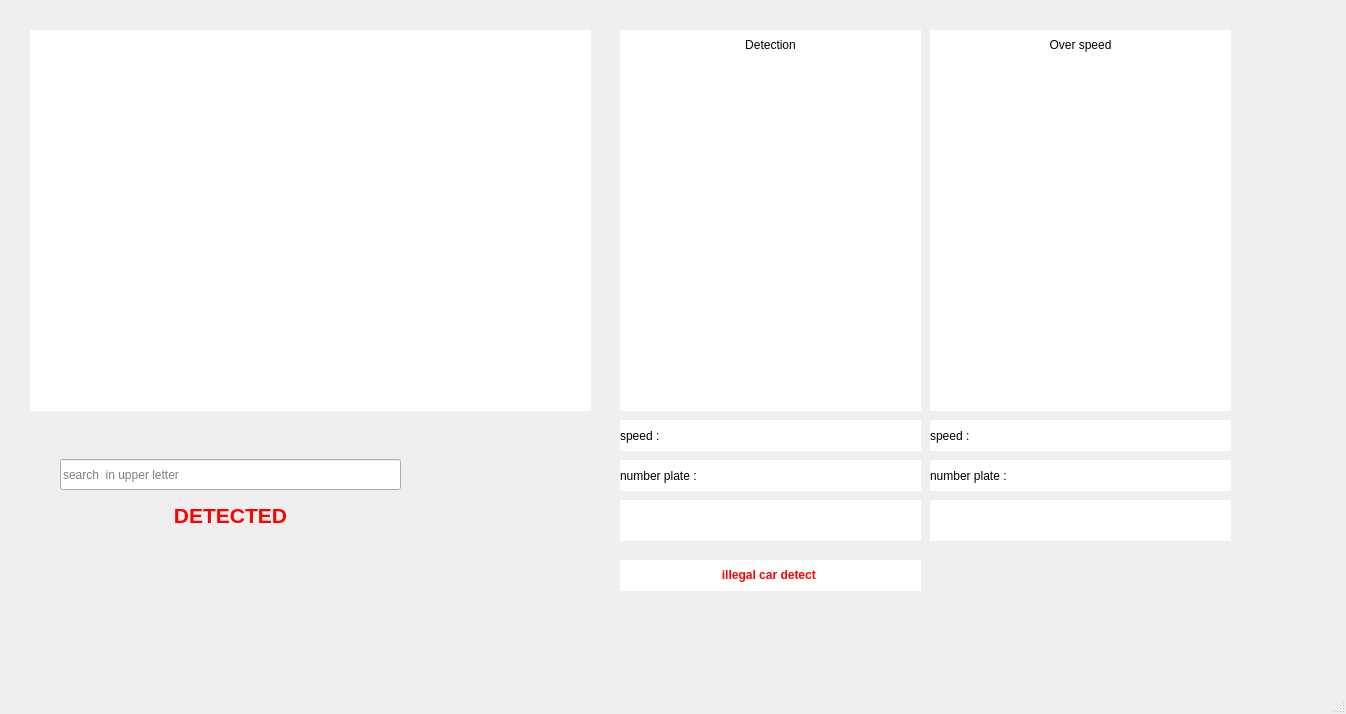
<?xml version="1.0" encoding="UTF-8"?>
<ui version="4.0">
 <class>MainWindow</class>
 <widget class="QMainWindow" name="MainWindow">
  <property name="geometry">
   <rect>
    <x>0</x>
    <y>0</y>
    <width>1346</width>
    <height>714</height>
   </rect>
  </property>
  <property name="windowTitle">
   <string>TRAFFIC CONTROL SYSTEM</string>
  </property>
  <property name="styleSheet">
   <string notr="true">
font: 18pt &quot;MS Shell Dlg 2&quot;;</string>
  </property>
  <widget class="QWidget" name="centralwidget">
   <widget class="QLabel" name="label_mainvideo">
    <property name="geometry">
     <rect>
      <x>30</x>
      <y>30</y>
      <width>561</width>
      <height>381</height>
     </rect>
    </property>
    <property name="styleSheet">
     <string notr="true">background-color: rgb(255, 255, 255);</string>
    </property>
    <property name="text">
     <string/>
    </property>
   </widget>
   <widget class="QLabel" name="label_detect">
    <property name="geometry">
     <rect>
      <x>620</x>
      <y>60</y>
      <width>301</width>
      <height>351</height>
     </rect>
    </property>
    <property name="styleSheet">
     <string notr="true">background-color: rgb(255, 255, 255);</string>
    </property>
    <property name="text">
     <string/>
    </property>
   </widget>
   <widget class="QLabel" name="label_overspeed">
    <property name="geometry">
     <rect>
      <x>930</x>
      <y>60</y>
      <width>301</width>
      <height>351</height>
     </rect>
    </property>
    <property name="styleSheet">
     <string notr="true">background-color: rgb(255, 255, 255);</string>
    </property>
    <property name="text">
     <string/>
    </property>
   </widget>
   <widget class="QLabel" name="label_speed">
    <property name="geometry">
     <rect>
      <x>620</x>
      <y>420</y>
      <width>301</width>
      <height>31</height>
     </rect>
    </property>
    <property name="styleSheet">
     <string notr="true">background-color: rgb(255, 255, 255);
font: 75 18pt &quot;MS Shell Dlg 2&quot;;</string>
    </property>
    <property name="text">
     <string>speed :  </string>
    </property>
   </widget>
   <widget class="QLabel" name="label_overspeed_2">
    <property name="geometry">
     <rect>
      <x>930</x>
      <y>420</y>
      <width>301</width>
      <height>31</height>
     </rect>
    </property>
    <property name="styleSheet">
     <string notr="true">background-color: rgb(255, 255, 255);
font: 75 18pt &quot;MS Shell Dlg 2&quot;;</string>
    </property>
    <property name="text">
     <string>speed :  </string>
    </property>
   </widget>
   <widget class="QLabel" name="label_number_plate">
    <property name="geometry">
     <rect>
      <x>620</x>
      <y>460</y>
      <width>301</width>
      <height>31</height>
     </rect>
    </property>
    <property name="styleSheet">
     <string notr="true">background-color: rgb(255, 255, 255);
font: 75 18pt &quot;MS Shell Dlg 2&quot;;</string>
    </property>
    <property name="text">
     <string>number plate : </string>
    </property>
   </widget>
   <widget class="QLabel" name="label_overspeed_plate">
    <property name="geometry">
     <rect>
      <x>930</x>
      <y>460</y>
      <width>301</width>
      <height>31</height>
     </rect>
    </property>
    <property name="styleSheet">
     <string notr="true">background-color: rgb(255, 255, 255);
font: 75 18pt &quot;MS Shell Dlg 2&quot;;</string>
    </property>
    <property name="text">
     <string>number plate : </string>
    </property>
   </widget>
   <widget class="QLabel" name="label_speed_4">
    <property name="geometry">
     <rect>
      <x>620</x>
      <y>30</y>
      <width>301</width>
      <height>31</height>
     </rect>
    </property>
    <property name="styleSheet">
     <string notr="true">background-color: rgb(255, 255, 255);
font: 75 18pt &quot;MS Shell Dlg 2&quot;;</string>
    </property>
    <property name="text">
     <string>&lt;html&gt;&lt;head/&gt;&lt;body&gt;&lt;p align=&quot;center&quot;&gt;Detection&lt;/p&gt;&lt;/body&gt;&lt;/html&gt;</string>
    </property>
   </widget>
   <widget class="QLabel" name="label_speed_5">
    <property name="geometry">
     <rect>
      <x>930</x>
      <y>30</y>
      <width>301</width>
      <height>31</height>
     </rect>
    </property>
    <property name="styleSheet">
     <string notr="true">background-color: rgb(255, 255, 255);
font: 75 18pt &quot;MS Shell Dlg 2&quot;;</string>
    </property>
    <property name="text">
     <string>&lt;html&gt;&lt;head/&gt;&lt;body&gt;&lt;p align=&quot;center&quot;&gt;Over speed&lt;/p&gt;&lt;/body&gt;&lt;/html&gt;</string>
    </property>
   </widget>
   <widget class="QLabel" name="label_numberplate">
    <property name="geometry">
     <rect>
      <x>620</x>
      <y>500</y>
      <width>301</width>
      <height>41</height>
     </rect>
    </property>
    <property name="styleSheet">
     <string notr="true">background-color: rgb(255, 255, 255);</string>
    </property>
    <property name="text">
     <string/>
    </property>
   </widget>
   <widget class="QLabel" name="label_numberplate_2">
    <property name="geometry">
     <rect>
      <x>930</x>
      <y>500</y>
      <width>301</width>
      <height>41</height>
     </rect>
    </property>
    <property name="styleSheet">
     <string notr="true">background-color: rgb(255, 255, 255);</string>
    </property>
    <property name="text">
     <string/>
    </property>
   </widget>
   <widget class="QLineEdit" name="lineEdit_detect">
    <property name="geometry">
     <rect>
      <x>60</x>
      <y>459</y>
      <width>341</width>
      <height>31</height>
     </rect>
    </property>
    <property name="inputMask">
     <string/>
    </property>
    <property name="placeholderText">
     <string comment="helloo">search  in upper letter</string>
    </property>
    <property name="clearButtonEnabled">
     <bool>true</bool>
    </property>
   </widget>
   <widget class="QLabel" name="label_DETECD_SERACH">
    <property name="geometry">
     <rect>
      <x>60</x>
      <y>500</y>
      <width>341</width>
      <height>31</height>
     </rect>
    </property>
    <property name="text">
     <string>&lt;html&gt;&lt;head/&gt;&lt;body&gt;&lt;p align=&quot;center&quot;&gt;&lt;span style=&quot; font-size:16pt; font-weight:600; color:#ff0000;&quot;&gt;DETECTED&lt;/span&gt;&lt;/p&gt;&lt;/body&gt;&lt;/html&gt;</string>
    </property>
   </widget>
   <widget class="QLabel" name="label_illegal">
    <property name="geometry">
     <rect>
      <x>620</x>
      <y>560</y>
      <width>301</width>
      <height>31</height>
     </rect>
    </property>
    <property name="styleSheet">
     <string notr="true">font: 75 18pt &quot;MS Shell Dlg 2&quot;;
background-color: rgb(255, 255, 255);</string>
    </property>
    <property name="text">
     <string>&lt;html&gt;&lt;head/&gt;&lt;body&gt;&lt;p align=&quot;center&quot;&gt;&lt;span style=&quot; font-weight:600; color:#ff0000;&quot;&gt;illegal car detect &lt;/span&gt;&lt;/p&gt;&lt;/body&gt;&lt;/html&gt;</string>
    </property>
   </widget>
  </widget>
  <widget class="QStatusBar" name="statusbar"/>
 </widget>
 <resources/>
 <connections/>
</ui>
